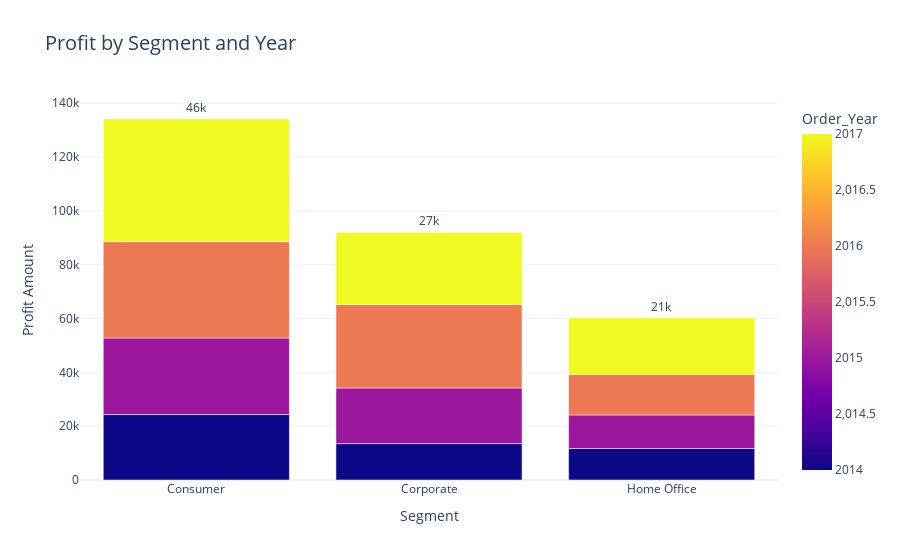

The notebook cell saved with this chart:
### Code cell
fig = px.bar(profit_by_segment_year,
             x='Segment',
             y='Profit',
             color='Order_Year',
             barmode='group',
             title='Profit by Segment and Year',
             text='Profit',
             color_discrete_sequence=px.colors.qualitative.Set2)

fig.update_traces(texttemplate='%{text:.2s}', textposition='outside')
fig.update_layout(title_font=dict(size=20), yaxis_title='Profit Amount', xaxis_title='Segment')
fig.show()

### Figure 1 — Plotly figure (JSON) as saved in the notebook; plotly's stock layout.template omitted (floating-point values rounded to 4 significant figures)
{"data": [{"alignmentgroup": "True", "hovertemplate": "Segment=%{x}<br>Profit=%{text}<br>Order_Year=%{marker.color}<extra></extra>", "legendgroup": "", "marker": {"color": [2014, 2014, 2014, 2015, 2015, 2015, 2016, 2016, 2016, 2017, 2017, 2017], "coloraxis": "coloraxis", "pattern": {"shape": ""}}, "name": "", "offsetgroup": "", "orientation": "v", "showlegend": false, "text": [24320.0, 13510.0, 11710.0, 28460.0, 20690.0, 12470.0, 35770.0, 31000.0, 15030.0, 45570.0, 26780.0, 21090.0], "textposition": "outside", "texttemplate": "%{text:.2s}", "type": "bar", "x": ["Consumer", "Corporate", "Home Office", "Consumer", "Corporate", "Home Office", "Consumer", "Corporate", "Home Office", "Consumer", "Corporate", "Home Office"], "xaxis": "x", "y": [24320.0, 13510.0, 11710.0, 28460.0, 20690.0, 12470.0, 35770.0, 31000.0, 15030.0, 45570.0, 26780.0, 21090.0], "yaxis": "y"}], "layout": {"barmode": "group", "coloraxis": {"colorbar": {"title": {"text": "Order_Year"}}, "colorscale": [[0, "#0d0887"], [0.1111, "#46039f"], [0.2222, "#7201a8"], [0.3333, "#9c179e"], [0.4444, "#bd3786"], [0.5556, "#d8576b"], [0.6667, "#ed7953"], [0.7778, "#fb9f3a"], [0.8889, "#fdca26"], [1, "#f0f921"]]}, "legend": {"tracegroupgap": 0}, "title": {"font": {"size": 20}, "text": "Profit by Segment and Year"}, "xaxis": {"anchor": "y", "domain": [0, 1], "title": {"text": "Segment"}}, "yaxis": {"anchor": "x", "domain": [0, 1], "title": {"text": "Profit Amount"}}}}
